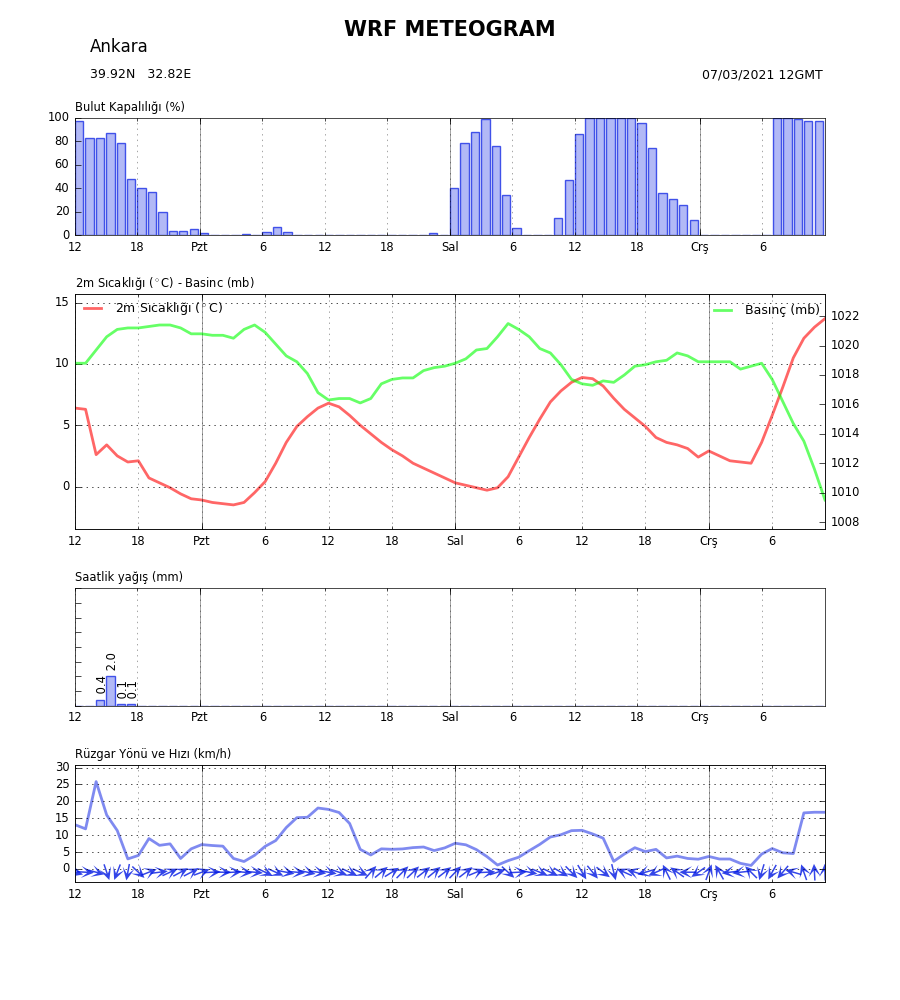
#> input picture test_meteogram.png, 900 x 1000 px
$ python -i meteogram_extract.py   (imports and definitions only)
#> lines starting #> are read from the running program, lines starting #| are printed output that depends on the picture
# Author: ERDEM CANAZ
# email : erdemcanaz@gmail.com
# Modifications by Paul Brown
# https://github.com/user/pdb5627
from typing import Optional
import string

from PIL import Image
import numpy as np
import pytesseract
import os
import sys
from collections import namedtuple
import pandas as pd
import matplotlib.pyplot as plt
import matplotlib.dates as mdates

import logging
# [1 line not run here, left out]
_log = logging.getLogger(__name__)


class ImageParseError(Exception):
    """ Raised when there is a problem getting data out of the meteogram image. """
    pass


# All plots are aligned vertically
left_edge = 75
right_edge = 825
horizontal_pixels_bar = np.linspace(79, 820, 72).round().astype(int)
horizontal_pixels_line = np.linspace(76, 826, 72).round().astype(int)
horizontal_pixels_line[-1] = right_edge - 1

PlotAxis = namedtuple('PlotAxis', ['top', 'bot', 'left', 'right'])

cloud_axis = PlotAxis(118, 235, left_edge, right_edge)
temp_axis = PlotAxis(294, 529, left_edge, right_edge)
temp_legend = PlotAxis(temp_axis.top, temp_axis.top+20, temp_axis.left, temp_axis.left+30)  # Legend area to mask out
rain_axis = PlotAxis(588, 706, left_edge, right_edge)

mm_per_mSquare_per_px = 0.0650  # if there is no catastrophic event, good approximation for ankara model!


# [100 lines left out: functions mean_true_idx, extract_data_new, read_yscale, not called in this run]


def extract_title_region_date(image):
    title = image.crop((338, 16, 560, 41))
    title_text = pytesseract.image_to_string(title, lang='eng').strip()

    region = image.crop((84, 32, 149, 55))
    region_text = pytesseract.image_to_string(region, lang='eng').strip().replace('0', 'O')

    date = image.crop((694, 64, 828, 84))
    date_text = pytesseract.image_to_string(date, lang='eng',
                                            config='--psm 7 -c tessedit_char_whitelist="0123456789 /GMT"').strip()
    return title_text, region_text, date_text


def extract_meteogram_data(image):
    image_array = np.array(image)

    title_text, region_text, date_text = extract_title_region_date(image)

    if title_text != "WRF METEOGRAM":
        raise ImageParseError("Image does not appear to be as expected. Text 'WRF METEOGRAM' not found.")

    current_dt = pd.to_datetime(date_text, format='%d/%m/%Y %H%Z')
    dt = pd.date_range(current_dt, periods=72, freq='1H')

    cloud = extract_data_new(image_array, cloud_axis, None, 'bar')
    # No scaling applied to cloud since the y axis is always from 0 to 100%

    temp_pu = extract_data_new(image_array, temp_axis, temp_legend, 'line')
    temp_scale = read_yscale(image_array, image, temp_axis)
    temp_real = temp_pu*(temp_scale[0] - temp_scale[1]) + temp_scale[1]

    rain = extract_data_new(image_array, rain_axis, None, 'bar')
    # TODO: Detect scale automatically or (even better) read text above bars of precipitation chart
    # rather than hard-coding it like this.
    rain_real = rain*mm_per_mSquare_per_px*(rain_axis.bot - rain_axis.top)

    df = pd.DataFrame({'location': region_text,
                       'current_dt': current_dt,
                       'dt': dt,
                       'clouds': cloud,
                       'temperature': temp_real,
                       'rain': rain_real}, index=dt)

    return df


# [45 lines left out: function process_file, not called in this run]

>>> import cv2
>>> picture = cv2.imread('../test_meteogram.png', cv2.IMREAD_GRAYSCALE)
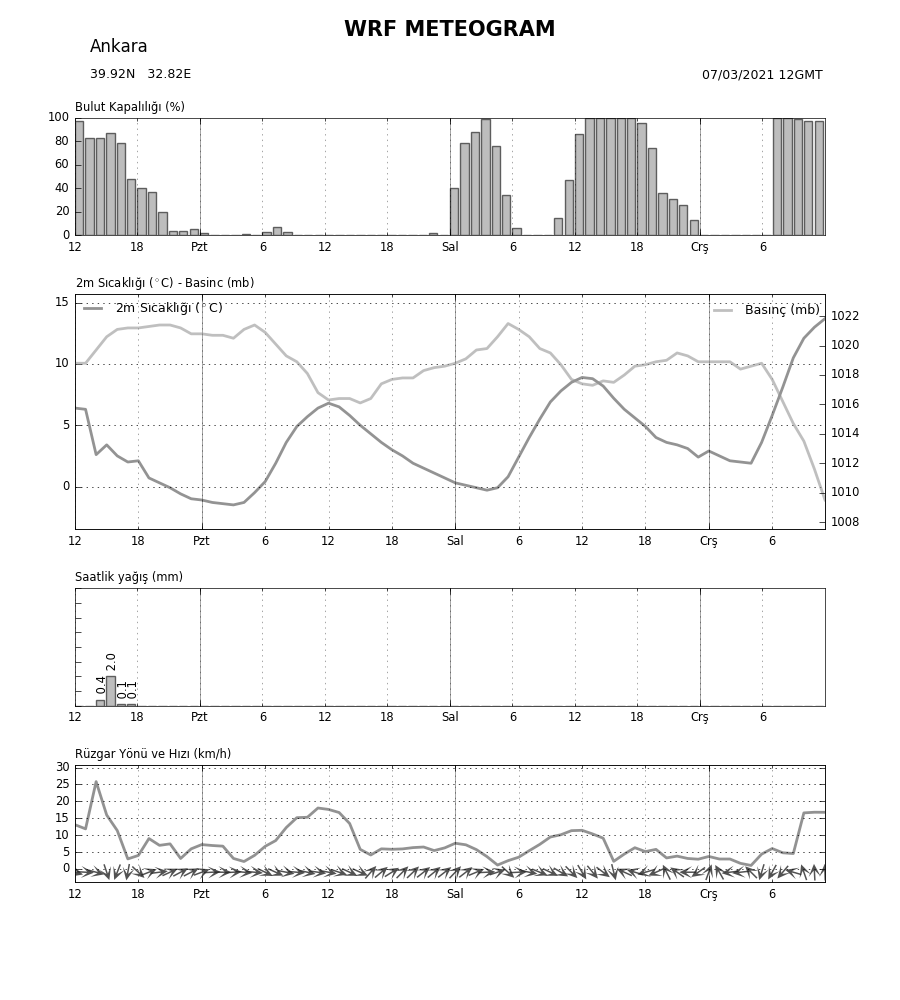
#> picture: shape (1000, 900); min 1, max 255, mean 246
#> (the run stopped early here; a loop or call above may not have finished)
